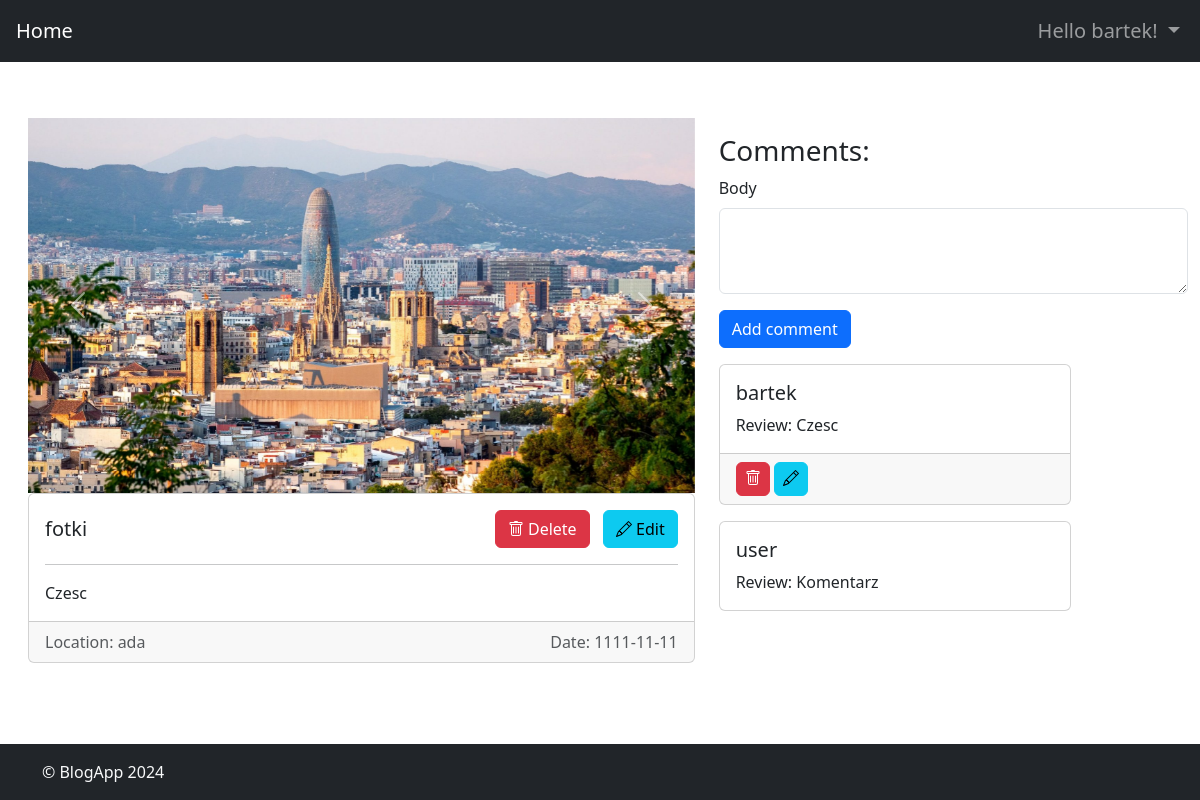
/blogs/1/articles/31/ (signed in), run on the app's committed database.
### blogApp/models.py (models this page shows, shortened)
class CustomUser(AbstractUser):
    avatar = models.ImageField(upload_to='avatars/', blank=True, null=True)
    isAdmin = models.BooleanField(default=False)
    def __str__(self):
        return self.username

class ArticleImage(models.Model):
    article = models.ForeignKey(Article, related_name='article_images', on_delete=models.CASCADE)
    image = models.ImageField(upload_to='article_images')
    def __str__(self):
        return f"Image for {self.article.title}"

class Article(models.Model):
    title = models.CharField(max_length=100)
    content = models.CharField(max_length=2000)
    public = models.BooleanField(default=False)
    password = models.CharField(max_length=100, blank=True)
    date = models.CharField(max_length=100)
    location = models.CharField(max_length=100)
    blog = models.ForeignKey(Blog, on_delete=models.CASCADE)
    images = models.ManyToManyField('ArticleImage', related_name='articles', blank=True)

class Comment(models.Model):
    author = models.ForeignKey(CustomUser, on_delete=models.CASCADE)
    body = models.TextField()
    article = models.ForeignKey(Article, on_delete=models.CASCADE)

### blogApp/views.py (the view)
# urls.py: path('blogs/<int:blog_id>/articles/<int:article_id>/', views.article_detail, name='article_detail'),
def article_detail(request, blog_id, article_id):
    article = get_object_or_404(Article, pk=article_id)
    comments = article.comment_set.all()
    images = article.article_images.all()
    if not article.public:
        if request.user != article.blog.author:
            if request.method == 'POST':
                entered_password = request.POST.get('password')
                if entered_password != article.password:
                    error_message = "Incorrect password."
                    return render(request, 'articles/article_password.html', {'error_message': error_message, 'blog_id': blog_id, 'article_id': article_id})
            else:
                return render(request, 'articles/article_password.html', {'blog_id': blog_id, 'article_id': article_id})
    if request.method == 'POST':
        form = CommentForm(request.POST)
        if form.is_valid():
            comment = form.save(commit=False)
            comment.author = request.user
            comment.article = article
            comment.save()
            return redirect('article_detail', blog_id=blog_id, article_id=article.id)
    else:
        form = CommentForm()
    return render(request, 'articles/article_detail.html', {'article': article, 'comments': comments, 'form': form, 'blog_id': blog_id, 'images': images})

### blogApp/forms.py
class CommentForm(forms.ModelForm):
    class Meta:
        model = Comment
        fields = ['body']

### blogApp/templates/articles/article_detail.html (shortened to what this page needs)
{% extends 'base.html' %}
{% block content %}
<div class="container-fluid mt-5 mb-3">
    <div class="row">
        <div class="col-md-7 order-1">
            {% if images %}
            <div id="carouselExample" class="carousel slide">
                <div class="carousel-inner">
                    {% for image in images %}
                    <div class="carousel-item {% if forloop.first %}active{% endif %}">
                        <img src="{{ image.image.url }}" alt="{{ image }}" class="d-block w-100"
                            style="max-height:500px">
                    </div>
                    {% endfor %}
                </div>
                <button class="carousel-control-prev" type="button" data-bs-target="#carouselExample"
                    data-bs-slide="prev">
                    <span class="carousel-control-prev-icon" aria-hidden="true"></span>
                </button>
                <button class="carousel-control-next" type="button" data-bs-target="#carouselExample"
                    data-bs-slide="next">
                    <span class="carousel-control-next-icon" aria-hidden="true"></span>
                </button>
            </div>
            {% endif %}
            <div class="card mb-3">
                <div class="card-body">
                    <h5 class="card-title d-flex justify-content-between align-items-center">
                        <span>
                            {{ article.title }}
                        </span>
                        {% if request.user == article.blog.author %}
                        <div>
                            <a href="{% url 'delete_article' blog_id=article.blog.id article_id=article.id %}"
                                class="btn btn-danger ms-2"> Delete</a>
                            <a href="{% url 'edit_article' blog_id=article.blog.id article_id=article.id %}"
                                class="btn btn-info ms-2"> Edit</a>
                        </div>
                        {% endif %}
                    </h5>
                    <hr>
                    <p class="card-text">
                        {{article.content}}
                    </p>
                </div>
                <div class="card-footer text-muted d-flex justify-content-between">
                    <span>Location: {{article.location}}</span> <span>Date: {{article.date}}</span>
                </div>
            </div>
        </div>
        <div class="col-md-5 order-2">
            <h3>Comments: </h3>
            {% if user.is_authenticated %}
            <div class="w-100">
                <form method="POST" class="mb-3">
                    <div class="mb-3">
                        <label for="id_body" class="form-label">Body</label>
                        <textarea name="body" cols="5" rows="3" required="" id="id_body"
                            class="form-control"></textarea>
                    </div>
                    <button type="submit" class="btn btn-primary">Add comment</button>
                </form>
            </div>
            {% else %}
            <div class="alert alert-info w-75" role="alert">
                You have to be logged in if you want to add a comment!
            </div>
            {% endif%}
            {% for comment in comments %}
            <div class="card mb-3 w-75">
                <div class="card-body">
                    <h5 class="card-title">
                        {{comment.author}}
                    </h5>
                    <p class="card-text">Review: {{comment.body}}
                    </p>
                </div>
                {% if request.user == comment.author %}
                <div class="card-footer"><a
                        href="{% url 'delete_comment' blog_id=article.blog.id article_id=article.id comment_id=comment.id %}"
                        class="btn btn-danger  py-1 px-2"></a>
                    <a href="{% url 'edit_comment' blog_id=article.blog.id article_id=article.id comment_id=comment.id %}"
                        class="btn btn-info py-1 px-2"></a>
                </div>
                {% endif %}
            </div>
            {% endfor %}
        </div>
    </div>
</div>
{% endblock %}

### blogApp/templates/base.html (shortened to what this page needs)
{% load static %}
<!DOCTYPE html>
<html lang="en">
<head>
    <link href="https://cdn.jsdelivr.net/npm/bootstrap@5.3.3/dist/css/bootstrap.min.css" rel="stylesheet"
>
    <link rel="stylesheet" href="{% static 'styles.css' %}">
</head>
<body class="d-flex flex-column vh-100">
    <nav class="navbar navbar-expand-lg bg-dark fs-5" data-bs-theme="dark">
        <div class="container-fluid">
            <a class="navbar-brand ms-1" href="/">Home</a>
            <div class="collapse navbar-collapse" id="navbarSupportedContent">
                <ul class="navbar-nav ms-auto mb-2 mb-lg-0">
                    {% if user.is_authenticated %}
                    <li class="nav-item dropdown">
                        <a class="nav-link dropdown-toggle" href="#" role="button" data-bs-toggle="dropdown"
                            aria-expanded="false">
                            Hello {{ user.username }}!
                        </a>
                    </li>
                    {% endif %}
                </ul>
            </div>
        </div>
    </nav>
    <div class="ms-3 mt-2 mb-3">
        {% block content %}
        {% endblock %}
    </div>
    <footer class="footer bg-dark py-3 mt-auto">
        <div class="container">
            <span class="text-light">&copy; BlogApp 2024</span>
        </div>
    </footer>
</body>
</html>

### blogApp/static/styles.css (style rules this page uses)
a { text-decoration: none; }

### data on the page
CustomUser: username "bartek"
ArticleImage: image (picture)
Article: title "fotki", content "Czesc", location "ada", date "1111-11-11"
Comment: author "bartek", body "Czesc"
Comment: author "user", body "Komentarz"
